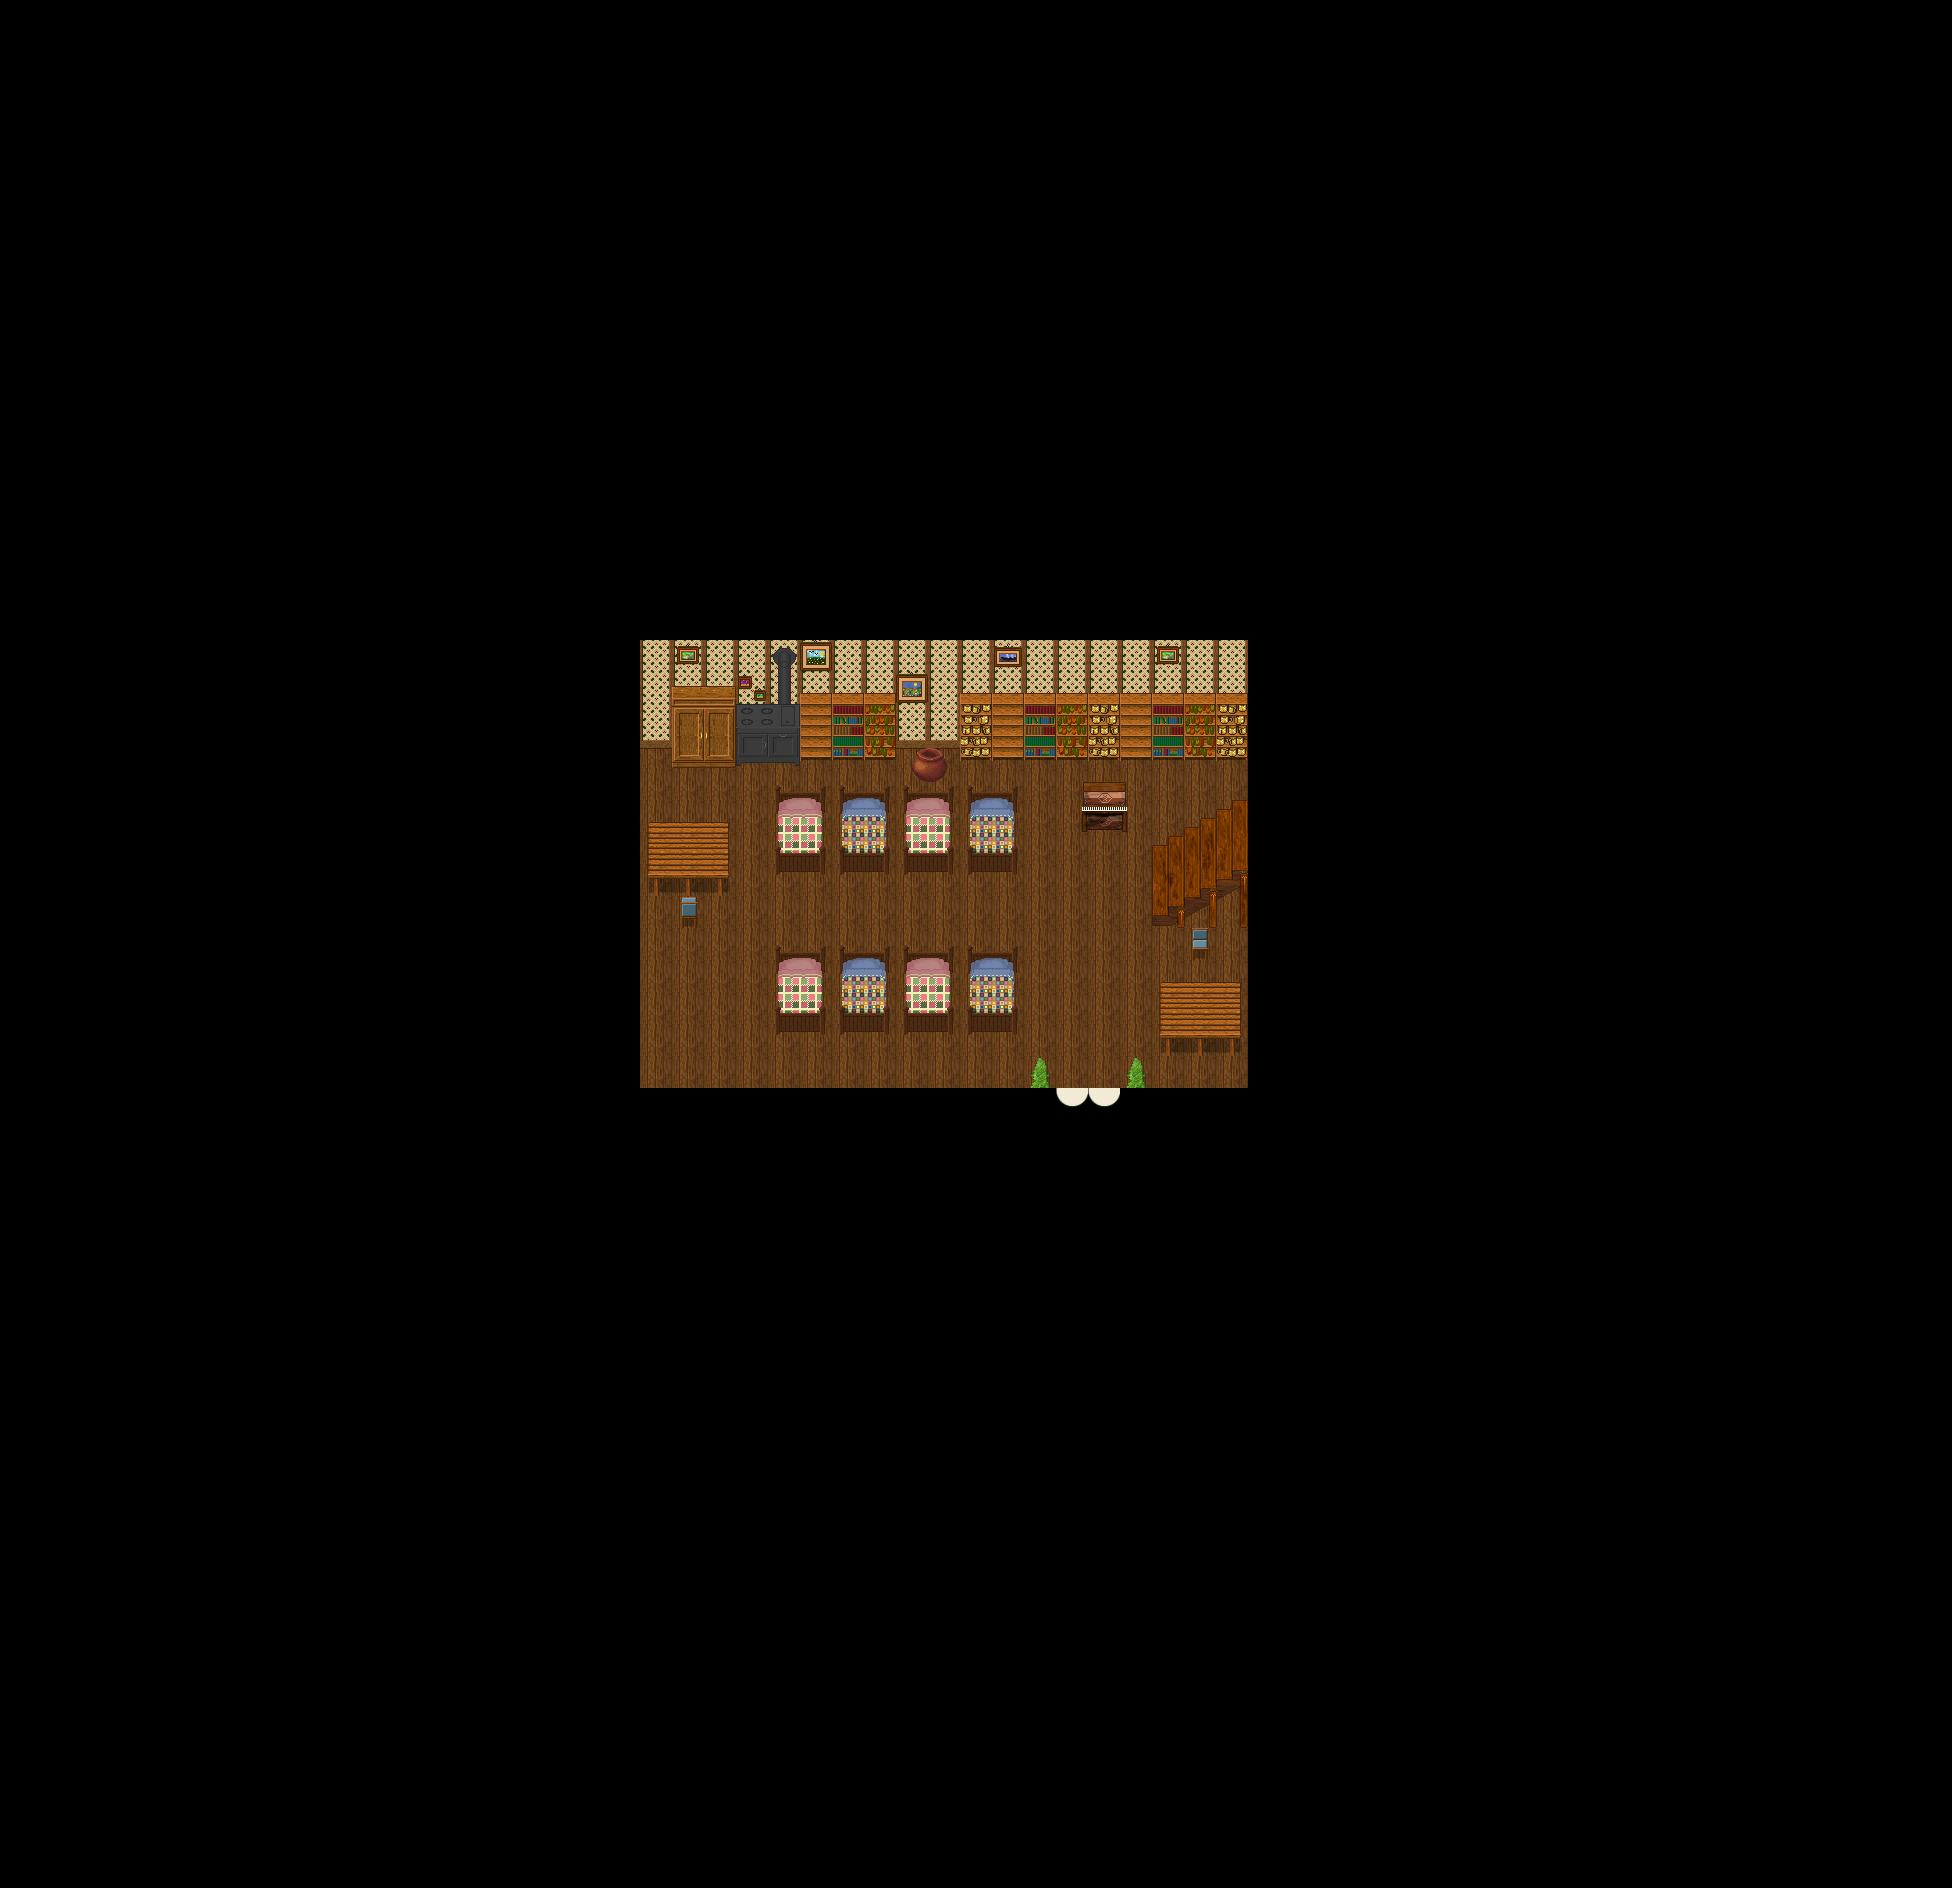

Rendered tile map (Tiled .tmx) drawn with the repository's tilesets; below, a short description and the map source with its tile grids summarised:
An orthogonal 61x59 tile map with 32x32 px tiles, 10 tile layers (Ground1, Ground2, Paintings, Desks, ...), 2 hidden layers not drawn, 8 tilesets and 3 objects (2x fixme, warp).

<map version="1.8" tiledversion="1.8.0" orientation="orthogonal" renderorder="right-down" width="61" height="59" tilewidth="32" tileheight="32" infinite="0" nextlayerid="18" nextobjectid="41">
 <properties>
  <property name="author" value="TMW2 Team" />
  <property name="background0image" value="graphics/images/spit23loginwallpaper_800x600.png" />
  <property name="license" value="GPL v2+" />
  <property name="manaplus version" value="2" />
  <property name="minimap" value="graphics/minimaps/017-8.png" />
  <property name="music" value="8bit_the_hero.ogg" />
  <property name="name" value="Real Estate" />
 </properties>
 <tileset firstgid="1" name="Collision" tilewidth="32" tileheight="32" tilecount="9" columns="3">
  <image source="../graphics/tilesets/collision.png" width="96" height="96" />
 </tileset>
 <tileset firstgid="10" source="../graphics/tilesets/inn.tsx" />
 <tileset firstgid="266" name="woodland_indoor" tilewidth="32" tileheight="32" tilecount="256" columns="16">
  <image source="../graphics/tilesets/lof/woodland_indoor.png" width="512" height="512" />
 </tileset>
 <tileset firstgid="522" name="inn_x2" tilewidth="32" tileheight="64" tilecount="48" columns="16">
  <image source="../graphics/tilesets/inn_x2.png" width="512" height="192" />
 </tileset>
 <tileset firstgid="570" name="christmas" tilewidth="32" tileheight="32" tilecount="304" columns="16">
  <image source="../graphics/tilesets/christmas.png" width="512" height="608" />
 </tileset>
 <tileset firstgid="874" name="woodland_indoor_x2" tilewidth="32" tileheight="64" tilecount="32" columns="16">
  <image source="../graphics/tilesets/lof/woodland_indoor_x2.png" width="512" height="128" />
 </tileset>
 <tileset firstgid="906" name="woodland_indoor_x3" tilewidth="32" tileheight="96" tilecount="16" columns="16">
  <image source="../graphics/tilesets/lof/woodland_indoor_x3.png" width="512" height="96" />
 </tileset>
 <tileset firstgid="922" name="woodland_indoor_extra" tilewidth="32" tileheight="32" tilecount="256" columns="16">
  <image source="../graphics/tilesets/lof/woodland_indoor_extra.png" width="512" height="512" />
 </tileset>
 <layer id="1" name="Ground1" width="61" height="59">
  <data>[3599 cells, 3599 non-empty, 4 distinct tile ids]</data>
 </layer>
 <layer id="2" name="Ground2" width="61" height="59">
  <data>[3599 cells, 0 non-empty, 0 distinct tile ids]</data>
 </layer>
 <layer id="14" name="Paintings" width="61" height="59">
  <properties>
   <property name="TileCondition" value="2" />
  </properties>
  <data>[3599 cells, 6 non-empty, 5 distinct tile ids]</data>
 </layer>
 <layer id="15" name="Desks" width="61" height="59">
  <properties>
   <property name="TileCondition" value="4" />
  </properties>
  <data>[3599 cells, 18 non-empty, 9 distinct tile ids]</data>
 </layer>
 <layer id="17" name="Chairs" width="61" height="59">
  <properties>
   <property name="TileCondition" value="32" />
  </properties>
  <data>[3599 cells, 2 non-empty, 2 distinct tile ids]</data>
 </layer>
 <layer id="16" name="Pianos" width="61" height="59">
  <properties>
   <property name="TileCondition" value="8" />
  </properties>
  <data>[3599 cells, 9 non-empty, 9 distinct tile ids]</data>
 </layer>
 <layer id="12" name="Beds" width="61" height="59">
  <properties>
   <property name="TileCondition" value="64" />
  </properties>
  <data>[3599 cells, 64 non-empty, 16 distinct tile ids]</data>
 </layer>
 <layer id="13" name="Storages" width="61" height="59">
  <properties>
   <property name="TileCondition" value="128" />
  </properties>
  <data>[3599 cells, 16 non-empty, 8 distinct tile ids]</data>
 </layer>
 <layer id="4" name="Fringe" width="61" height="59">
  <data>[3599 cells, 10 non-empty, 9 distinct tile ids]</data>
 </layer>
 <layer id="5" name="Over1" width="61" height="59">
  <data>[3599 cells, 22 non-empty, 5 distinct tile ids]</data>
 </layer>
 <layer id="9" name="Collision" width="61" height="59" visible="0">
  <data>[3599 cells, 3381 non-empty, 1 distinct tile ids]</data>
 </layer>
 <layer id="10" name="Heights" width="61" height="59" visible="0">
  <data>[3599 cells, 0 non-empty, 0 distinct tile ids]</data>
 </layer>
 <objectgroup id="11" name="Objects">
  <object id="36" name="Margin" type="fixme" x="1312" y="1248" width="640" height="640" />
  <object id="39" name="Margin" type="fixme" x="0" y="0" width="640" height="640" />
  <object id="40" name="To Outside" type="warp" x="1056" y="1088" width="64" height="32">
   <properties>
    <property name="dest_map" value="017-1" />
    <property name="dest_x" value="139" />
    <property name="dest_y" value="21" />
   </properties>
  </object>
 </objectgroup>
</map>
